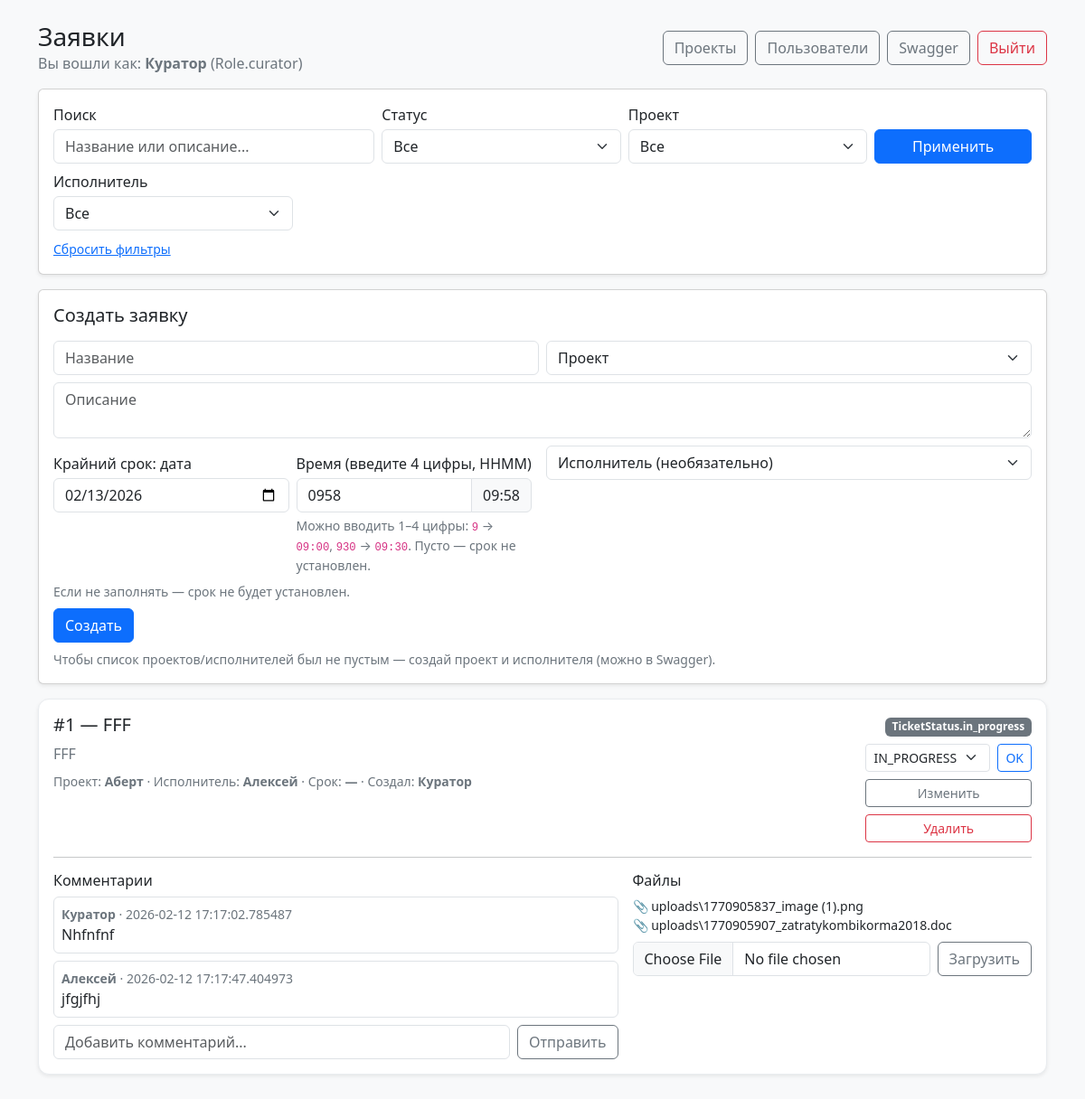
/web (signed in), run on an earlier commit of the app's database.
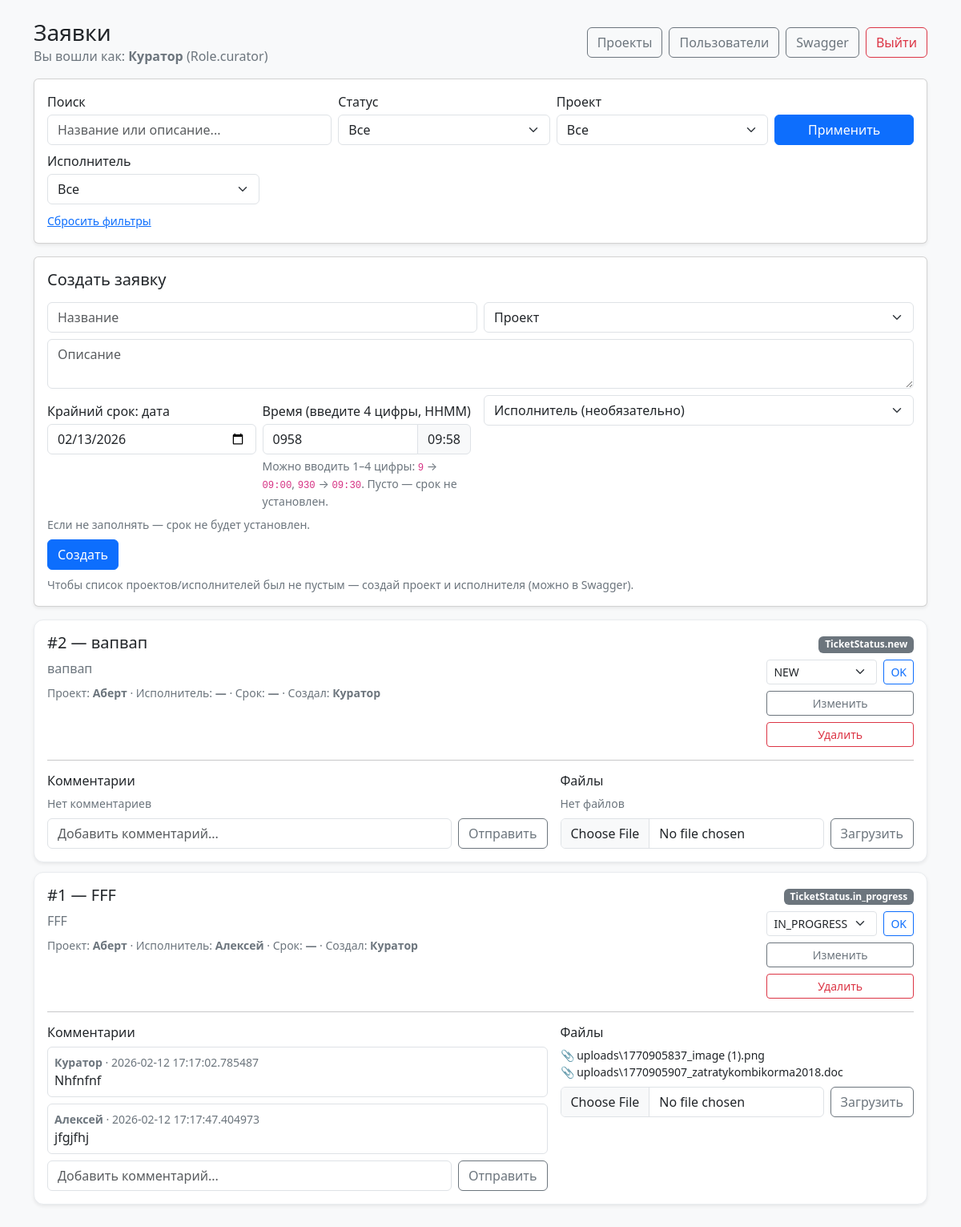
And on a later commit of the database.
### main.py (models this page shows)
class Base(DeclarativeBase):
    pass

class User(Base):
    __tablename__ = "users"
    id: Mapped[int] = mapped_column(primary_key=True)
    email: Mapped[str] = mapped_column(String(255), unique=True, index=True)
    name: Mapped[str] = mapped_column(String(255))
    password_hash: Mapped[str] = mapped_column(String(255))
    role: Mapped[Role] = mapped_column(SAEnum(Role), index=True)

class Ticket(Base):
    __tablename__ = "tickets"
    id: Mapped[int] = mapped_column(primary_key=True)
    title: Mapped[str] = mapped_column(String(255))
    description: Mapped[Optional[str]] = mapped_column(Text, default=None)
    deadline: Mapped[Optional[datetime]] = mapped_column(DateTime, default=None)
    status: Mapped[TicketStatus] = mapped_column(SAEnum(TicketStatus), default=TicketStatus.new, index=True)
    project_id: Mapped[int] = mapped_column(ForeignKey("projects.id"), index=True)
    executor_id: Mapped[Optional[int]] = mapped_column(ForeignKey("users.id"), index=True, default=None)
    created_by: Mapped[int] = mapped_column(ForeignKey("users.id"), index=True)
    created_at: Mapped[datetime] = mapped_column(DateTime, default=datetime.utcnow)

class Project(Base):
    __tablename__ = "projects"
    id: Mapped[int] = mapped_column(primary_key=True)
    name: Mapped[str] = mapped_column(String(255), unique=True, index=True)
    description: Mapped[Optional[str]] = mapped_column(Text, default=None)

class Comment(Base):
    __tablename__ = "comments"
    id: Mapped[int] = mapped_column(primary_key=True)
    ticket_id: Mapped[int] = mapped_column(ForeignKey("tickets.id"), index=True)
    author_id: Mapped[int] = mapped_column(ForeignKey("users.id"), index=True)
    text: Mapped[str] = mapped_column(Text)
    created_at: Mapped[datetime] = mapped_column(DateTime, default=datetime.utcnow)

class Attachment(Base):
    __tablename__ = "attachments"
    id: Mapped[int] = mapped_column(primary_key=True)
    ticket_id: Mapped[int] = mapped_column(ForeignKey("tickets.id"), index=True)
    uploader_id: Mapped[int] = mapped_column(ForeignKey("users.id"), index=True)
    file_path: Mapped[str] = mapped_column(String(500))
    created_at: Mapped[datetime] = mapped_column(DateTime, default=datetime.utcnow)

### main.py (the view)
@app.get("/web")
def web_tickets(
    request: Request,
    db: Session = Depends(get_db),
    user: User = Depends(get_current_user),
    status_filter: str | None = None,
    project_id: str | None = None,
    executor_id: str | None = None,
    q: str | None = None,
    ):
    if user.role == Role.executor:
        tickets = list(
            db.query(Ticket)
            .filter((Ticket.executor_id == user.id) | (Ticket.created_by == user.id))
            .order_by(Ticket.id.desc())
            .all()
        )
    else:
        tickets = list(db.query(Ticket).order_by(Ticket.id.desc()).all())
    projects = db.query(Project).order_by(Project.id.desc()).all()
    users = db.query(User).order_by(User.id.desc()).all()
    executors = db.query(User).filter(User.role == Role.executor).order_by(User.id.desc()).all()
    comments = db.query(Comment).order_by(Comment.id.asc()).all()
    attachments = db.query(Attachment).order_by(Attachment.id.asc()).all()
    users_by_id = {u.id: f"{u.name}" for u in users}
    projects_by_id = {p.id: p.name for p in projects}
    comments_by_ticket = {}
    for c in comments:
        comments_by_ticket.setdefault(c.ticket_id, []).append(c)
    attachments_by_ticket = {}
    for a in attachments:
        attachments_by_ticket.setdefault(a.ticket_id, []).append(a)
    project_id_int: int | None = None
    if project_id is not None and str(project_id).strip() != "":
        try:
            project_id_int = int(project_id)
        except ValueError:
            project_id_int = None
    executor_id_int: int | None = None
    if executor_id is not None and str(executor_id).strip() != "":
        try:
            executor_id_int = int(executor_id)
        except ValueError:
            executor_id_int = None
    if status_filter:
        tickets = [t for t in tickets if t.status.value == status_filter]
    if project_id_int is not None:
        tickets = [t for t in tickets if t.project_id == project_id_int]
    if user.role == Role.curator and executor_id_int is not None:
        tickets = [t for t in tickets if t.executor_id == executor_id_int]
    if q:
        q_lower = q.lower()
        tickets = [
            t for t in tickets
            if (t.title and q_lower in t.title.lower()) or (t.description and q_lower in t.description.lower())
        ]
    now = datetime.now()
    return templates.TemplateResponse(
        "tickets.html",
        {
            "request": request,
            "user": user,
            "tickets": tickets,
            "projects": projects,
            "executors": executors,
            "users_by_id": users_by_id,
            "projects_by_id": projects_by_id,
            "comments_by_ticket": comments_by_ticket,
            "attachments_by_ticket": attachments_by_ticket,
            "now": now,
            "status_filter": status_filter or "",
            "project_id_filter": project_id_int if project_id_int is not None else "",
            "q": q or "",
            "executor_id_filter": executor_id_int if executor_id_int is not None else "",
        },
    )

### templates/tickets.html (shortened to what this page needs)
<!doctype html>
<html>
<head>
  <link href="https://cdn.jsdelivr.net/npm/bootstrap@5.3.3/dist/css/bootstrap.min.css" rel="stylesheet">
</head>
<body class="bg-light">
  <div class="container py-4">
    <div class="d-flex align-items-center justify-content-between mb-3">
      <div>
        <h3 class="mb-0">Заявки</h3>
        <div class="muted">Вы вошли как: <b>{{ user.name }}</b> ({{ user.role }})</div>
      </div>
      <div class="d-flex gap-2">
  {% if user.role == "CURATOR" %}
    <a class="btn btn-outline-secondary" href="/web/projects">Проекты</a>
    <a class="btn btn-outline-secondary" href="/web/users">Пользователи</a>
  {% endif %}
  <a class="btn btn-outline-secondary" href="/docs" target="_blank">Swagger</a>
  <a class="btn btn-outline-danger" href="/web/logout">Выйти</a>
</div>
    </div>
    <div class="card shadow-sm mb-3">
  <div class="card-body">
    <form method="get" action="/web" class="row g-2 align-items-end">
      <div class="col-12 col-md-4">
        <label class="form-label mb-1">Поиск</label>
        <input name="q" class="form-control" placeholder="Название или описание..." value="{{ q }}" />
      </div>
      <div class="col-6 col-md-3">
        <label class="form-label mb-1">Статус</label>
        <select name="status_filter" class="form-select">
          <option value="" {% if not status_filter %}selected{% endif %}>Все</option>
        </select>
      </div>
      <div class="col-6 col-md-3">
        <label class="form-label mb-1">Проект</label>
        <select name="project_id" class="form-select">
          <option value="" {% if not project_id_filter %}selected{% endif %}>Все</option>
        </select>
      </div>
      <div class="col-12 col-md-2 d-flex gap-2">
        <button class="btn btn-primary w-100">Применить</button>
      </div>
      {% if user.role == "CURATOR" %}
  <div class="col-6 col-md-3">
    <label class="form-label mb-1">Исполнитель</label>
    <select name="executor_id" class="form-select">
      <option value="" {% if not executor_id_filter %}selected{% endif %}>Все</option>
    </select>
  </div>
{% endif %}
      <div class="col-12">
        <a class="small" href="/web">Сбросить фильтры</a>
      </div>
    </form>
  </div>
</div>
    {% if user.role == "CURATOR", "EXECUTOR" %}
    <div class="card shadow-sm mb-3">
      <div class="card-body">
        <h5 class="mb-3">Создать заявку</h5>
        <form method="post" action="/web/tickets/create" class="row g-2">
          <div class="col-12 col-md-6">
            <input name="title" class="form-control" placeholder="Название" required />
          </div>
          <div class="col-12 col-md-6">
            <select name="project_id" class="form-select" required>
              <option value="" selected disabled>Проект</option>
            </select>
          </div>
          <div class="col-12">
            <textarea name="description" class="form-control" placeholder="Описание"></textarea>
          </div>
          <div class="col-12 col-md-6">
            <div class="row g-2">
  <div class="row g-2">
  <div class="col-12 col-md-6">
    <label class="form-label mb-1">Крайний срок: дата</label>
    <input id="deadline_date" name="deadline_date" type="date" class="form-control" />
  </div>
  <div class="col-12 col-md-6">
    <label class="form-label mb-1">Время (введите 4 цифры, HHMM)</label>
    <div class="input-group">
      <input id="deadline_time4" name="deadline_time4" class="form-control" inputmode="numeric" placeholder="например 0930 или 1745" maxlength="4" />
      <span class="input-group-text" id="deadline_time_pretty">--:--</span>
    </div>
    <div class="muted small mt-1">
      Можно вводить 1–4 цифры: <code>9</code> → <code>09:00</code>, <code>930</code> → <code>09:30</code>. Пусто — срок не установлен.
    </div>
  </div>
</div>
  <div class="col-12 muted small">
    Если не заполнять — срок не будет установлен.
  </div>
</div>
          </div>
          <div class="col-12 col-md-6">
            {% if user.role == "CURATOR" %}
  <select name="executor_id" class="form-select">
    <option value="" selected>Исполнитель (необязательно)</option>
  </select>
{% else %}
  <input type="hidden" name="executor_id" value="" />
  <div class="form-control bg-light">Исполнитель: вы сами</div>
{% endif %}
          </div>
          <div class="col-12">
            <button class="btn btn-primary">Создать</button>
          </div>
        </form>
        <div class="mt-2 muted small">
          Чтобы список проектов/исполнителей был не пустым — создай проект и исполнителя (можно в Swagger).
        </div>
      </div>
    </div>
    {% endif %}
    {% for t in tickets %}
      <div class="ticket shadow-sm {% if t.deadline and t.status != 'DONE' and t.status != 'CANCELED' and t.deadline < now %}overdue{% endif %}">
        <div class="d-flex justify-content-between align-items-start gap-3">
          <div style="flex:1">
            <h5>#{{ t.id }} — {{ t.title }}</h5>
            <div class="muted">{{ t.description or "" }}</div>
            <div class="mt-2 muted small">
              Проект: <b>{{ projects_by_id.get(t.project_id, "—") }}</b> ·
              Исполнитель: <b>{{ users_by_id.get(t.executor_id, "—") }}</b> ·
              Срок: <b>{{ t.deadline or "—" }}</b> ·
              Создал: <b>{{ users_by_id.get(t.created_by, "—") }}</b>
            </div>
          </div>
          <div class="text-end">
            <div class="mb-2">
              <span class="badge text-bg-secondary badge-status">{{ t.status }}</span>
            </div>
            <form method="post" action="/web/tickets/{{ t.id }}/status" class="d-flex gap-2">
              <select name="status" class="form-select form-select-sm" style="max-width: 190px">
                <option value="NEW" {% if t.status == "NEW" %}selected{% endif %}>NEW</option>
                <option value="IN_PROGRESS" {% if t.status == "IN_PROGRESS" %}selected{% endif %}>IN_PROGRESS</option>
              </select>
              <button class="btn btn-sm btn-outline-primary">OK</button>
            </form>
            {% if user.role == "CURATOR" or (user.role == "EXECUTOR" and (t.executor_id == user.id or t.created_by == user.id)) %}
  <a class="btn btn-sm btn-outline-secondary w-100 mt-2" href="/web/tickets/{{ t.id }}/edit">Изменить</a>
{% endif %}
            {% if user.role == "CURATOR" or (user.role == "EXECUTOR" and t.created_by == user.id) %}
            <form method="post" action="/web/tickets/{{ t.id }}/delete" class="mt-2"
              onsubmit="return confirm('Удалить заявку #{{ t.id }}? Это действие нельзя отменить.');">
            <button class="btn btn-sm btn-outline-danger w-100">Удалить</button>
            </form>
            {% endif %}
          </div>
        </div>
        <hr />
        <div class="row g-3">
          <div class="col-12 col-lg-7">
            <h6>Комментарии</h6>
            <div class="mb-2">
              {% for c in comments_by_ticket.get(t.id, []) %}
                <div class="border rounded p-2 mb-2">
                  <div class="small muted">
                    <b>{{ users_by_id.get(c.author_id, "—") }}</b> · {{ c.created_at }}
                  </div>
                  <div>{{ c.text }}</div>
                </div>
              {% endfor %}
              {% if comments_by_ticket.get(t.id, [])|length == 0 %}
                <div class="muted small">Нет комментариев</div>
              {% endif %}
            </div>
            <form method="post" action="/web/tickets/{{ t.id }}/comments" class="d-flex gap-2">
              <input name="text" class="form-control" placeholder="Добавить комментарий..." required />
              <button class="btn btn-outline-secondary">Отправить</button>
            </form>
          </div>
          <div class="col-12 col-lg-5">
            <h6>Файлы</h6>
            <div class="mb-2">
              {% for a in attachments_by_ticket.get(t.id, []) %}
                <div class="small">
                  📎 {{ a.file_path }}
                </div>
              {% endfor %}
              {% if attachments_by_ticket.get(t.id, [])|length == 0 %}
                <div class="muted small">Нет файлов</div>
              {% endif %}
            </div>
            <form method="post" action="/web/tickets/{{ t.id }}/attachments" enctype="multipart/form-data" class="d-flex gap-2">
              <input type="file" name="file" class="form-control" required />
              <button class="btn btn-outline-secondary">Загрузить</button>
            </form>
          </div>
        </div>
      </div>
    {% endfor %}
  </div>
</body>
</html>

### templates/tickets.html (style rules this page uses)
.muted { color: #6c757d; }
.ticket { border: 1px solid #e9ecef; border-radius: 12px; padding: 16px; margin-bottom: 12px; background: #fff; }
.ticket h5 { margin: 0 0 8px 0; }
.badge-status { font-size: 12px; }

What changed in the data, as far as the page shows it:
added Ticket: id "2", title "вапвап", description "вапвап", {{ projects_by_id.get(t.project_id, "—") }} "Аберт", get "—", deadline "—", get "Куратор", status "TicketStatus.new", status "NEW", shows "Нет комментариев", shows "Нет файлов"
